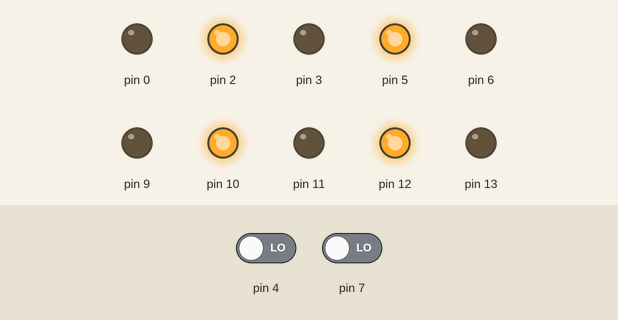
Bench run of a sketch on a simulated Arduino Uno, built with avr-gcc and run on an emulated ATmega328P. On the bench: output pins drawn as LEDs (lit = HIGH). Inputs (shaded band) come from the test bench; at power-on: pin 4 LOW, pin 7 LOW.

Above: at 1.2 s.
1.3 s: pin 4 driven HIGH and pin 7 driven HIGH
At 1.8 s:
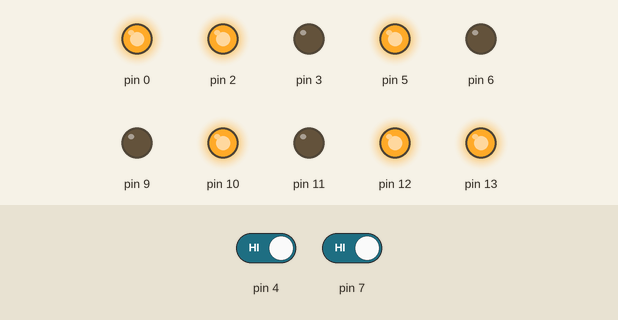
Timing chart, 0 to 4.3 s (numbered marks = the images above; inputs shaded):
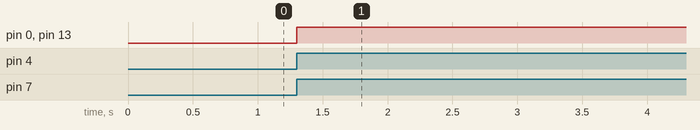

The sketch:

light.ino
```cpp
int isOffOne=0;
int isOffTwo=0;
unsigned int count=0;
int isAlarmOn=0;

void setup() {
  // LDR Sensor One:
  pinMode(2,OUTPUT);
  pinMode(3,OUTPUT);
  pinMode(4,INPUT);


  // LDR Sensor Two:
  pinMode(5,OUTPUT);
  pinMode(6,OUTPUT);
  pinMode(7,INPUT);

  //In case of using GSM Module
  pinMode(0,OUTPUT);
  digitalWrite(0,LOW);

  //Power for LASER
  pinMode(12,OUTPUT);
  pinMode(11,OUTPUT);
  pinMode(10,OUTPUT);
  pinMode(9,OUTPUT);
  digitalWrite(12,HIGH);
  digitalWrite(10,HIGH);
  digitalWrite(11,LOW);
  digitalWrite(9,LOW);

  //Onboard LED
  pinMode(13,OUTPUT);

  //Initial Powering
  digitalWrite(2,HIGH);
  digitalWrite(3,LOW);
  digitalWrite(5,HIGH);
  digitalWrite(6,LOW);


  //Serial.begin(9600);
}

void loop() {

  int i=digitalRead(4);
  int j=digitalRead(7);

  if(i==1)
  {
    isOffOne=1;
  }
  //Serial.println(isOffOne);
  if(j==1)
  {
    isOffTwo=1;
  }
  //Serial.println(isOffTwo);
  if(isOffOne==1 && isOffTwo==1)
  {
    isAlarmOn=1;
  }

  if(isAlarmOn==1)
  {
    digitalWrite(13,HIGH);
    digitalWrite(0,HIGH);
  }

  count++;
  if(count==3000)
  {
    isOffOne=0;
    isOffTwo=0;
    count=0;
  }


}
```

Measured:
- after the input at 1.3 s, pin 0, pin 13: LOW → HIGH at once
